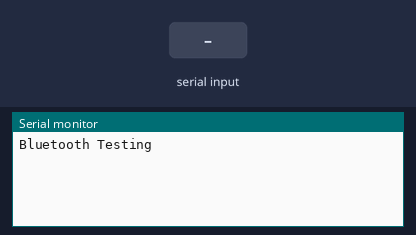
Recording of a sketch running on a simulated Arduino Uno, built with avr-gcc and run on an emulated ATmega328P. On the bench: the last lines printed to the serial monitor. The test bench sets the inputs (shaded band).

Above: at 1.2 s.
1.3 s: "1" received over the second serial link
At 2.2 s:
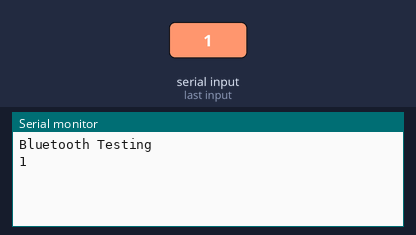
3.0 s: "0" received over the second serial link
At 3.7 s:
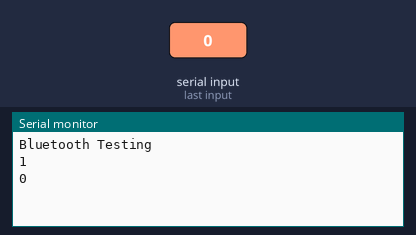
4.5 s: "2" received over the second serial link
At 5.8 s:
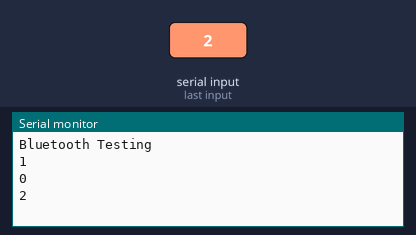

The sketch:

BL_Test.ino
```cpp
#include <SoftwareSerial.h>
SoftwareSerial blSerial(2, 3); //(RX(2) <-B L_TX , TX(2) -> BL_RX)
char blresponse[128];
int index=0;
void setup() {
  Serial.begin(9600);
  blSerial.begin(9600);
  Serial.println("Bluetooth Testing");
}

void loop() {
  if(blSerial.available()){
    delay(200);
    index=0;
    while(blSerial.available()){
      blresponse[index++]=blSerial.read();
      delay(2);
    }
    blresponse[index]=0;
    Serial.println(blresponse);
   }
   delay(10);
}
```

Measured:
- after the input at 1.3 s, the serial monitor: prints a new line after 0.20 s (image 1)
- after the input at 3.0 s, the serial monitor: prints a new line after 0.21 s (image 2)
- after the input at 4.5 s, the serial monitor: prints a new line after 0.20 s (image 3)
